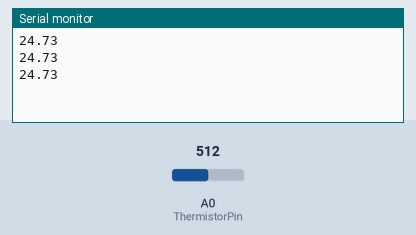
Bench run of a sketch on a simulated Arduino Uno, built with avr-gcc and run on an emulated ATmega328P. On the bench: the last lines printed to the serial monitor. The inputs (shaded band) are chosen by the test bench; at power-on: A0 (ThermistorPin) = 512.

Above: at 1.3 s.
1.4 s: A0 (ThermistorPin) set to 716
At 1.9 s:
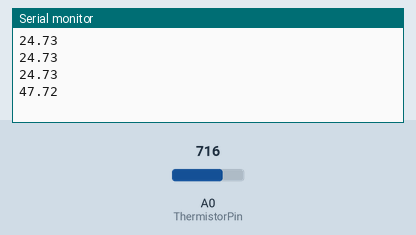
2.9 s: A0 (ThermistorPin) set to 900
At 3.4 s:
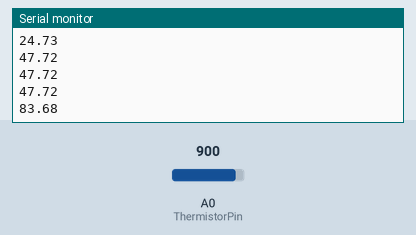
Timing chart, 0 to 5.9 s (numbered marks = the images above; inputs shaded):
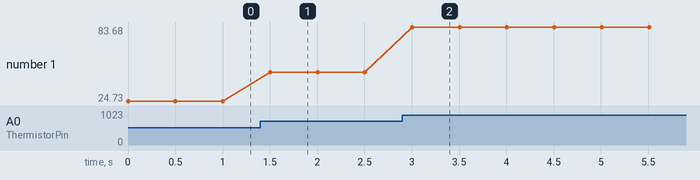

The sketch:

Sensor_creado.ino
```cpp
void setup() {
Serial.begin(9600);
}

int ThermistorPin = 0;
int Vo;
float R1 = 10000;
float logR2, R2, T;
float Tc, Tf;
float c1 = 1.009249522e-03, c2 = 2.378405444e-04, c3 = 2.019202697e-07;

void loop() {
  Vo = analogRead(ThermistorPin);
  R2 = R1 * (1023.0 / (float)Vo - 1.0);
  logR2 = log(R2);
  T = (1.0 / (c1 + c2*logR2 + c3*logR2*logR2*logR2));
  Tc = T - 273.15;
  Serial.println(Tc);
  delay(500);
}
```

Measured:
- after the input at 1.4 s, the serial monitor: prints a new line after 0.10 s (image 1)
- after the input at 2.9 s, the serial monitor: prints a new line after 0.11 s (image 2)
- plotted number 1: 24.73 → 47.72 after the input at 1.4 s, 47.72 → 83.68 after the input at 2.9 s
